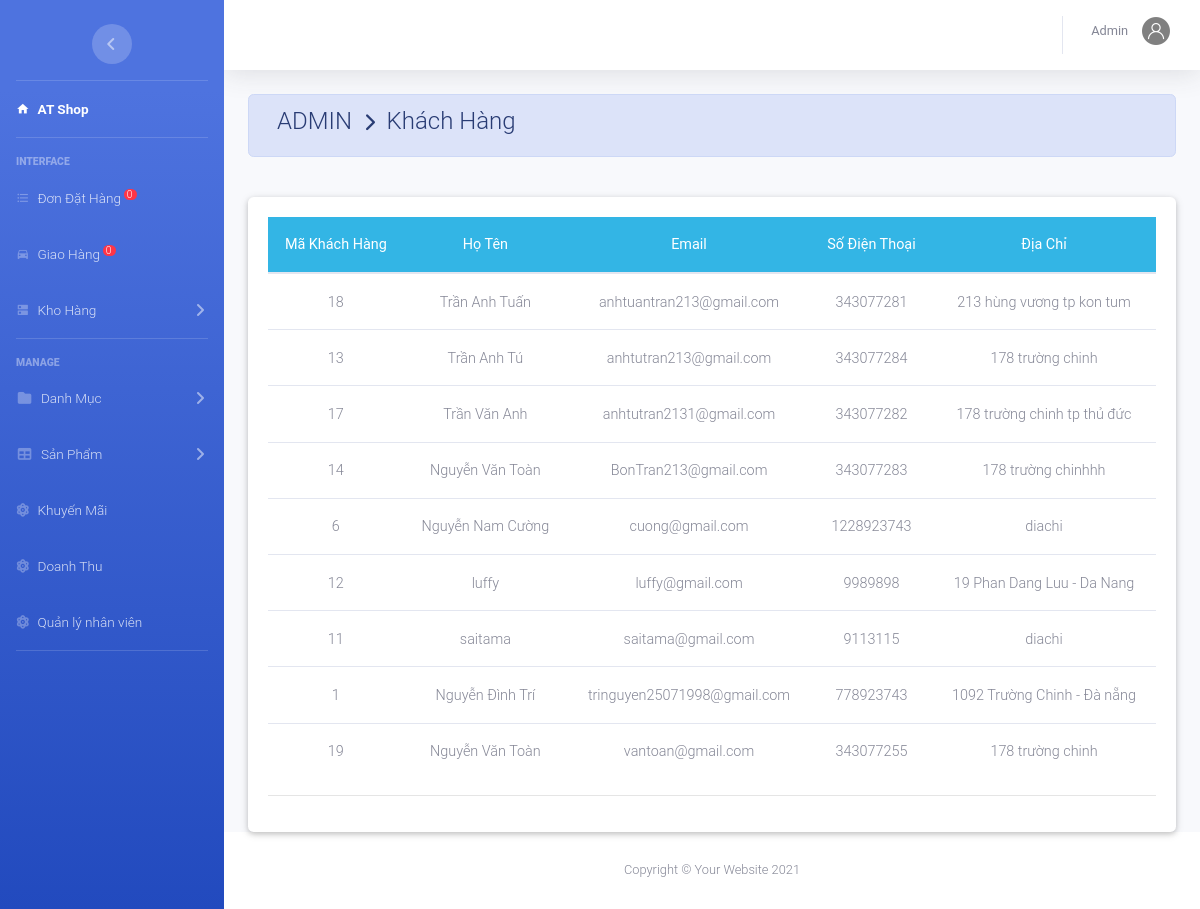
The app's page /admin/index.php?action=kh (signed in) with its own data.
### tables this page shows
CREATE TABLE `khachhang` (
  `MaKH` int(11) NOT NULL,
  `TenKH` varchar(50) NOT NULL,
  `Email` varchar(50) NOT NULL,
  `SDT` bigint(12) NOT NULL,
  `DiaChi` text NOT NULL,
  `MatKhau` varchar(50) NOT NULL
);

### admin/khachhang/thongtin.php (the view, shortened to what this page needs)
<?php
	include_once('../config/database.php');
	$sql="SELECT *from khachhang ";
	$rs=mysqli_query($conn,$sql);
?>
<div class="container-fluid">
	<div class=" alert alert-primary">
	  <h4 class="page-title">
	     ADMIN &#160;<i class="fas fa-chevron-right" style="font-size: 18px"></i>&#160; Khách Hàng</h4>
	</div><br>
	<div class="card">
		<div class="card-body">
			<table class="table table-hover m-auto text-center" style="font-size: 13px;">
				<thead class="badge-info">
					<tr>
						<th>Mã Khách Hàng</th>
						<th>Họ Tên</th>
						<th>Email</th>
						<th>Số Điện Thoại</th>
						<th>Địa Chỉ</th>
					</tr>
				</thead>
				<tbody>
			 <?php $so=0;
				 while ($row=mysqli_fetch_array($rs)) { ?>
					<tr>
						<td><?php echo $row['MaKH']; ?></td>
						<td><?php echo $row['TenKH']; ?></td>
						<td><?php echo $row['Email']; ?></td>
						<td><?php echo $row['SDT']; ?></td>
						<td><?php echo $row['DiaChi']; ?></td>
					</tr>
			 <?php	} ?>
				</tbody>
			</table><hr>
		</div>
	</div>
</div>

### records on screen
khachhang: MaKH "18", TenKH "Trần Anh Tuấn", Email "anhtuantran213@gmail.com", SDT "343077281", DiaChi "213 hùng vương tp kon tum"
khachhang: MaKH "13", TenKH "Trần Anh Tú", Email "anhtutran213@gmail.com", SDT "343077284", DiaChi "178 trường chinh"
khachhang: MaKH "17", TenKH "Trần Văn Anh", Email "anhtutran2131@gmail.com", SDT "343077282", DiaChi "178 trường chinh tp thủ đức"
khachhang: MaKH "14", TenKH "Nguyễn Văn Toàn", Email "BonTran213@gmail.com", SDT "343077283", DiaChi "178 trường chinhhh"
khachhang: MaKH "6", TenKH "Nguyễn Nam Cường", Email "cuong@gmail.com", SDT "1228923743", DiaChi "diachi"
khachhang: MaKH "12", TenKH "luffy", Email "luffy@gmail.com", SDT "9989898", DiaChi "19 Phan Dang Luu - Da Nang"
khachhang: MaKH "11", TenKH "saitama", Email "saitama@gmail.com", SDT "9113115", DiaChi "diachi"
khachhang: MaKH "1", TenKH "Nguyễn Đình Trí", Email "tringuyen25071998@gmail.com", SDT "778923743", DiaChi "1092 Trường Chinh - Đà nẵng"
khachhang: MaKH "19", TenKH "Nguyễn Văn Toàn", Email "vantoan@gmail.com", SDT "343077255", DiaChi "178 trường chinh"

### other values on screen
$dem "0"
$nv['TenNV'] "Admin"
